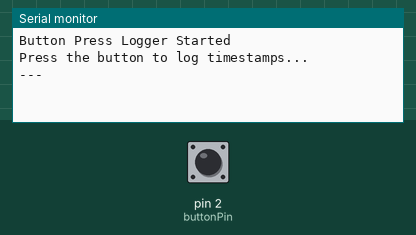
Recording of a sketch running on a simulated Arduino Uno, built with avr-gcc and run on an emulated ATmega328P. On the bench: the last lines printed to the serial monitor. The test bench sets the inputs (shaded band); at power-on: pin 2 (buttonPin) HIGH.

Above: at 1.2 s.
1.3 s: pin 2 (buttonPin) pulled LOW for 0.15 s
At 2.1 s:
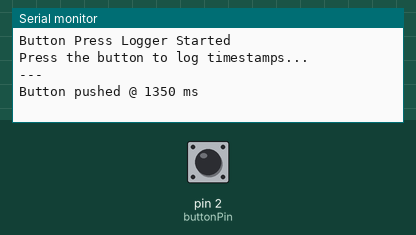
2.9 s: pin 2 (buttonPin) pulled LOW for 1 s
At 4.4 s:
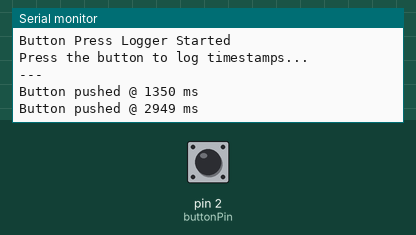
5.4 s: pin 2 (buttonPin) pulled LOW for 0.15 s
At 6.4 s:
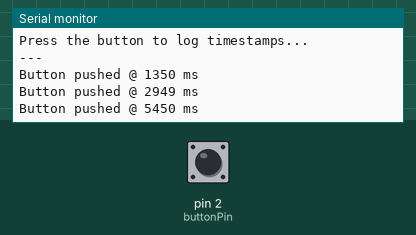

The sketch:

sandbox.ino
```cpp
const int buttonPin = 2;
int buttonState = 0;
int lastButtonState = HIGH;
unsigned long lastDebounceTime = 0;
unsigned long debounceDelay = 50;

void setup() {
  Serial.begin(9600);
  pinMode(buttonPin, INPUT_PULLUP);

  Serial.println("Button Press Logger Started");
  Serial.println("Press the button to log timestamps...");
  Serial.println("---");
}

void loop() {
  int reading = digitalRead(buttonPin);

  if (reading != lastButtonState) {
    lastDebounceTime = millis();
  }

  if ((millis() - lastDebounceTime) > debounceDelay) {
    if (reading != buttonState) {
      buttonState = reading;

      if (buttonState == LOW) {
        unsigned long timestamp = millis();

        Serial.print("Button pushed @ ");
        Serial.print(timestamp);
        Serial.println(" ms");
      }
    }
  }

  lastButtonState = reading;
}
```

Measured:
- after the input at 1.3 s, the serial monitor: prints a new line after 0.05 s (image 1)
- after the input at 2.9 s, the serial monitor: prints a new line after 0.05 s (image 2)
- after the input at 5.4 s, the serial monitor: prints a new line after 0.05 s (image 3)
